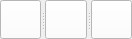
  <widget class="QSplitter" name="splitter_3">
   <property name="geometry">
    <rect>
     <x>840</x>
     <y>1</y>
     <width>132</width>
     <height>39</height>
    </rect>
   </property>
   <property name="orientation">
    <enum>Qt::Horizontal</enum>
   </property>
   <widget class="QPushButton" name="pushButton_last">
    <property name="styleSheet">
     <string notr="true">background-color:rgb(255, 255, 255);
</string>
    </property>
    <property name="text">
     <string/>
    </property>
    <property name="icon">
     <iconset>
      <normaloff>:/newPrefix/icon/last4.ico</normaloff>:/newPrefix/icon/last4.ico</iconset>
    </property>
    <property name="iconSize">
     <size>
      <width>32</width>
      <height>31</height>
     </size>
    </property>
   </widget>
   <widget class="QPushButton" name="pushButton_next">
    <property name="styleSheet">
     <string notr="true">background-color:rgb(255, 255, 255);</string>
    </property>
    <property name="text">
     <string/>
    </property>
    <property name="icon">
     <iconset>
      <normaloff>:/newPrefix/icon/next4.ico</normaloff>:/newPrefix/icon/next4.ico</iconset>
    </property>
    <property name="iconSize">
     <size>
      <width>32</width>
      <height>31</height>
     </size>
    </property>
   </widget>
   <widget class="QPushButton" name="pushButton_close">
    <property name="styleSheet">
     <string notr="true">background-color:rgb(255, 255, 255);</string>
    </property>
    <property name="text">
     <string/>
    </property>
    <property name="icon">
     <iconset>
      <normaloff>:/newPrefix/icon/close4.ico</normaloff>:/newPrefix/icon/close4.ico</iconset>
    </property>
    <property name="iconSize">
     <size>
      <width>32</width>
      <height>31</height>
     </size>
    </property>
   </widget>
  </widget>
